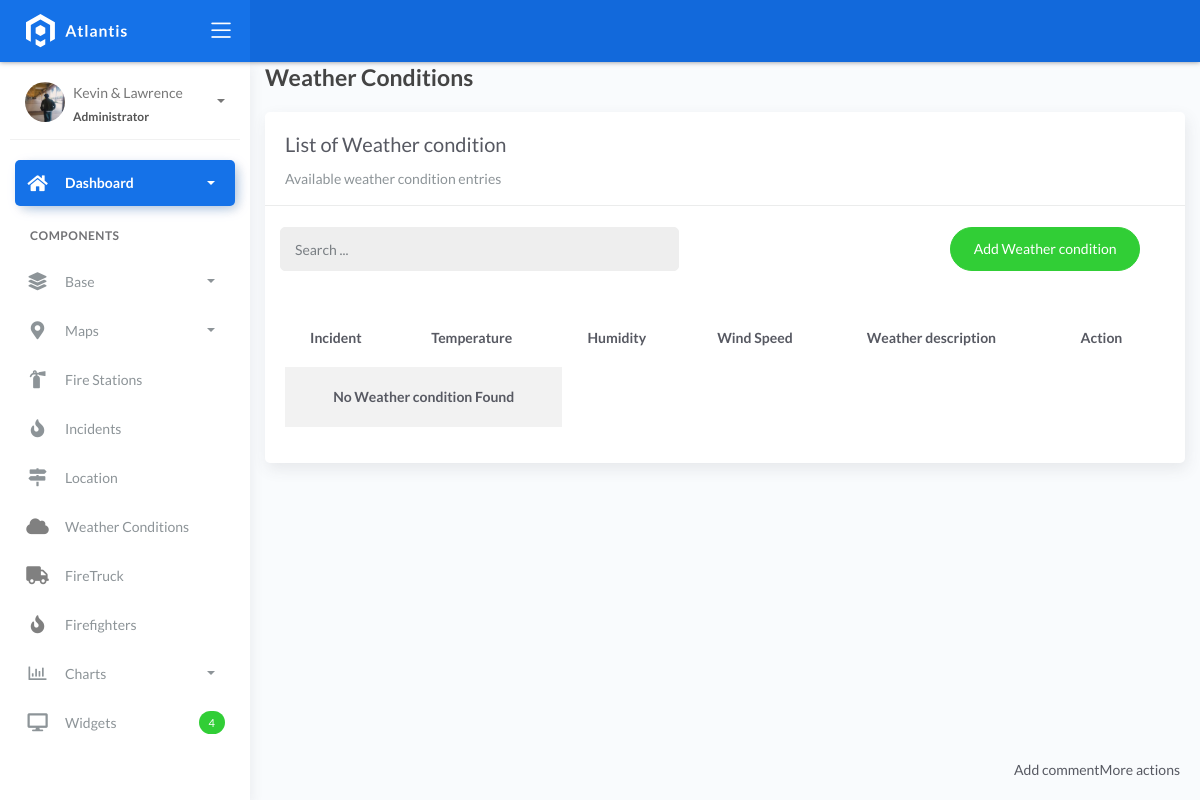
The app's page /condition_list/, older data.
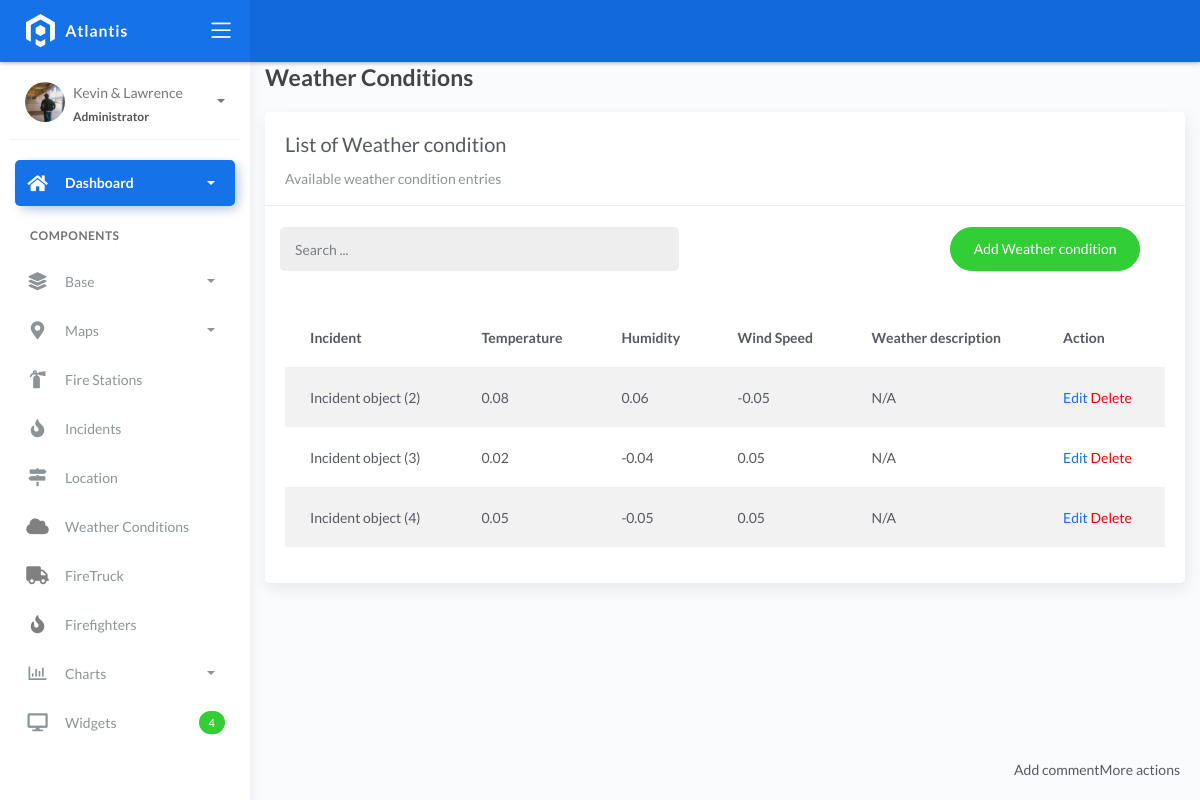
The same page, newer data.
### fire/models.py (models this page shows)
class BaseModel(models.Model):
    created_at = models.DateTimeField(auto_now_add=True, db_index=True)
    updated_at = models.DateTimeField(auto_now=True)
    class Meta:
        abstract = True

class WeatherConditions(BaseModel):
    incident = models.ForeignKey(Incident, on_delete=models.CASCADE)
    temperature = models.DecimalField(max_digits=10, decimal_places=2)
    humidity = models.DecimalField(max_digits=10, decimal_places=2)
    wind_speed = models.DecimalField(max_digits=10, decimal_places=2)
    weather_description = models.CharField(max_length=150)

class Incident(BaseModel):
    SEVERITY_CHOICES = (
        ('Minor Fire', 'Minor Fire'),
        ('Moderate Fire', 'Moderate Fire'),
        ('Major Fire', 'Major Fire'),
    )
    location = models.ForeignKey(Locations, on_delete=models.CASCADE)
    date_time = models.DateTimeField(blank=True, null=True)
    severity_level = models.CharField(max_length=45, choices=SEVERITY_CHOICES)
    description = models.CharField(max_length=250)

### fire/views.py (the view, shortened to what this page needs)
# urls.py: path('condition_list/',  ConditionListView.as_view(), name='weather-list'),
class ConditionListView(ListView):
    model = WeatherConditions
    context_object_name = 'object_list'
    template_name = 'weather_list.html'
    paginate_by = 10
    def get_queryset(self, *args, **kwargs):
        qs = super(ConditionListView, self).get_queryset(*args, **kwargs)
        query = self.request.GET.get('q')
        return qs

### templates/weather_list.html (shortened to what this page needs)
{% extends 'base.html' %}
{% load static %}
{% block content %}
<div class="content">
    <div class="container-fluid">
        <h4 class="page-title">Weather Conditions</h4>
        <div class="row">
            <div class="col-md-12">
                <div class="card">
                    <div class="card-header">
                        <div class="card-title">List of Weather condition</div>
                        <div class="card-category">Available weather condition entries</div>
                    </div>
                    <br />
                    <div class="col-md-12 row">
                        <div class="col-md-6">
                            <form class="navbar-left navbar-form nav-search mr-md-3" action="{% url 'weather-list' %}">
                                <div class="input-group">
                                    <input type="text" placeholder="Search ..." class="form-control" name="q"/>
                                    <div class="input-group-append">
                                        <span class="input-group-text">
                                        </span>
                                    </div>
                                </div>
                            </form>
                        </div>
                        <div class="col-md-6">
                            <div class="pull-right">
                                <a href="{% url 'condition-add' %}" class="btn btn-success btn-rounded">Add Weather condition</a>
                            </div>
                        </div>
                    </div>
                    <div class="card-body">
                        <table class="table table-striped mt-3">
                            <thead>
                                <tr>
                                    <th scope="col">Incident</th>
                                    <th scope="col">Temperature</th>
                                    <th scope="col">Humidity</th>
                                    <th scope="col">Wind Speed</th>
                                    <th scope="col">Weather description</th>
                                    <th scope="col">Action</th>
                                </tr>
                            </thead>
                            <tbody>
                                {% for object in object_list %}
                                <tr>
                                    <td>{{ object.incident }}</td>
                                    <td>{{ object.temperature }}</td>
                                    <td>{{ object.humidity }}</td>
                                    <td>{{ object.wind_speed }}</td>
                                    <td>{{ object.weather_description }}</td>
                                    <td>
                                        <a href="{% url 'condition-update' object.id %}">
Edit</a>
                                        <a style="color: red;"  href="{% url 'condition-delete' object.id %}">Delete</a>
                                    </td>
                                </tr>
                                {% empty %}
                                <tr>
                                    <td colspan="2" style="text-align: center;">
                                        <p class="text-sm font-weight-bold mb-0">No Weather condition Found</p>
                                    </td>
                                </tr>
                                {% endfor %}
                            </tbody>
                        </table>
                    </div>
                </div>
            </div>
        </div>
    </div>
</div>
{% endblock %}

### templates/base.html (shortened to what this page needs)
{% load static %}
<!DOCTYPE html>
<html lang="en">
  <head>
    <link rel="stylesheet" href="{% static 'css/bootstrap.min.css' %}" />
    <link rel="stylesheet" href="{% static 'css/atlantis.min.css' %}" />
    <link rel="stylesheet" href="{% static 'css/demo.css' %}" />
  </head>
  <body>
    <div class="wrapper">
      <div class="main-header">
        <div class="logo-header" data-background-color="blue">
          <a href="index.html" class="logo">
            <img src="{% static 'img/logo.svg' %}" alt="navbar brand" class="navbar-brand" />
          </a>
          <div class="nav-toggle">
            <button class="btn btn-toggle toggle-sidebar">
              <i class="icon-menu"></i>
            </button>
          </div>
        </div>
        <nav class="navbar navbar-header navbar-expand-lg" data-background-color="blue2">
        </nav>
      </div>
      <div class="sidebar sidebar-style-2">
        <div class="sidebar-wrapper scrollbar scrollbar-inner">
          <div class="sidebar-content">
            <div class="user">
              <div class="avatar-sm float-left mr-2">
                <img src="{% static 'img/kevin.jpg' %}" alt="..." class="avatar-img rounded-circle" />
              </div>
              <div class="info">
                <a data-toggle="collapse" href="#collapseExample" aria-expanded="true">
                  <span>
                  Kevin & Lawrence
                    <span class="user-level">Administrator</span>
                    <span class="caret"></span>
                  </span>
                </a>
              </div>
            </div>
            <ul class="nav nav-primary">
              <li class="nav-item active">
                <a data-toggle="collapse" href="#dashboard" class="collapsed" aria-expanded="false">
                  <i class="fas fa-home"></i>
                  <p>Dashboard</p>
                  <span class="caret"></span>
                </a>
              </li>
              <li class="nav-section">
                <h4 class="text-section">Components</h4>
              </li>
              <li class="nav-item">
                <a data-toggle="collapse" href="#base">
                  <i class="fas fa-layer-group"></i>
                  <p>Base</p>
                  <span class="caret"></span>
                </a>
              </li>
              <li class="nav-item">
                <a data-toggle="collapse" href="#maps">
                  <i class="fas fa-map-marker-alt"></i>
                  <p>Maps</p>
                  <span class="caret"></span>
                </a>
              </li>
              <li class="nav-item">
                <a href="{% url 'station-list' %}">
                  <i class="fas fa-fire-extinguisher"></i>
                  <p>Fire Stations</p>
                </a>
              </li>
              <li class="nav-item">
                <a href="{% url 'incident-list' %}">
                    <i class="fas fa-fire"></i>
                    <p>Incidents</p>
                </a>
            </li>
            <li class="nav-item">
              <a href="{% url 'loc-list' %}">
                <i class="fas fa-map-signs"></i>
                <p>Location</p>
              </a>
            </li>
            <li class="nav-item">
              <a href="{% url 'weather-list' %}">
                <i class="fas fa-cloud" style="color: gray;"></i>
                <p>Weather Conditions</p>
              </a>
            </li>
            <li class="nav-item">
              <a href="{% url 'fireTruck-list' %}">
                <i class="fas fa-truck" style="color: gray;"></i>
                <p>FireTruck</p>
              </a>
            </li>
            <li class="nav-item">
              <a href="{% url 'firefighters-list' %}">
                  <i class="fas fa-fire" style="color: gray;"></i>
                  <p>Firefighters</p>
              </a>
            </li>
              <li class="nav-item">
                <a data-toggle="collapse" href="#charts">
                  <i class="far fa-chart-bar"></i>
                  <p>Charts</p>
                  <span class="caret"></span>
                </a>
              </li>
              <li class="nav-item">
                <a href="widgets.html">
                  <i class="fas fa-desktop"></i>
                  <p>Widgets</p>
                  <span class="badge badge-success">4</span>
                </a>
              </li>
            </ul>
          </div>
        </div>
      </div>
            <div id="toast-container" aria-live="polite" aria-atomic="true" style="position: fixed; bottom: 20px; right: 20px; z-index: 1050">Add commentMore actions
	    </div>
      <div class="main-panel">
        <div class="content">
          {% block content %}
          {% endblock %}
          </div>
        </div>
      </div>
  </body>
</html>

Row changes from the older to the newer data that the page shows:
added WeatherConditions: incident "Incident object (2)", temperature "0.08", humidity "0.06", wind_speed "-0.05", weather_description "N/A"
added WeatherConditions: incident "Incident object (3)", temperature "0.02", humidity "-0.04", wind_speed "0.05", weather_description "N/A"
added WeatherConditions: incident "Incident object (4)", temperature "0.05", humidity "-0.05", wind_speed "0.05", weather_description "N/A"
Text that changed along with them:
text no longer shown: "No Weather condition Found"
